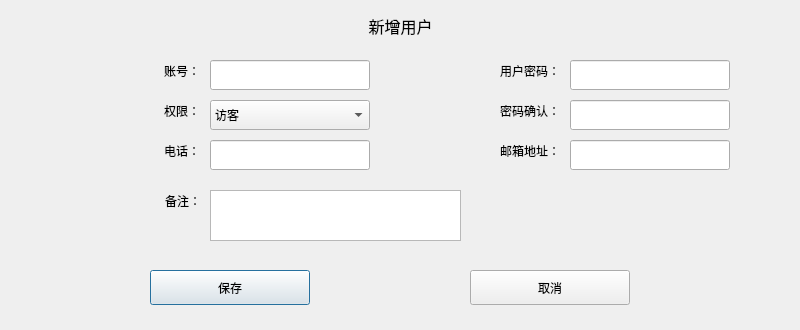
<?xml version="1.0" encoding="UTF-8"?>
<ui version="4.0">
 <class>NewUsrDlg</class>
 <widget class="QDialog" name="NewUsrDlg">
  <property name="geometry">
   <rect>
    <x>0</x>
    <y>0</y>
    <width>800</width>
    <height>330</height>
   </rect>
  </property>
  <property name="minimumSize">
   <size>
    <width>711</width>
    <height>330</height>
   </size>
  </property>
  <property name="maximumSize">
   <size>
    <width>800</width>
    <height>330</height>
   </size>
  </property>
  <property name="windowTitle">
   <string>新增用户</string>
  </property>
  <property name="styleSheet">
   <string notr="true">font: 12pt &quot;微软雅黑&quot;;</string>
  </property>
  <widget class="QLabel" name="label">
   <property name="geometry">
    <rect>
     <x>50</x>
     <y>60</y>
     <width>150</width>
     <height>21</height>
    </rect>
   </property>
   <property name="text">
    <string>账号：</string>
   </property>
   <property name="alignment">
    <set>Qt::AlignRight|Qt::AlignTrailing|Qt::AlignVCenter</set>
   </property>
  </widget>
  <widget class="QLineEdit" name="NamelineEdit">
   <property name="geometry">
    <rect>
     <x>210</x>
     <y>60</y>
     <width>160</width>
     <height>30</height>
    </rect>
   </property>
  </widget>
  <widget class="QLabel" name="label_2">
   <property name="geometry">
    <rect>
     <x>410</x>
     <y>60</y>
     <width>150</width>
     <height>21</height>
    </rect>
   </property>
   <property name="text">
    <string>用户密码：</string>
   </property>
   <property name="alignment">
    <set>Qt::AlignRight|Qt::AlignTrailing|Qt::AlignVCenter</set>
   </property>
  </widget>
  <widget class="QLineEdit" name="PwdlineEdit">
   <property name="geometry">
    <rect>
     <x>570</x>
     <y>60</y>
     <width>160</width>
     <height>30</height>
    </rect>
   </property>
   <property name="echoMode">
    <enum>QLineEdit::Password</enum>
   </property>
  </widget>
  <widget class="QLineEdit" name="pwd2lineEdit">
   <property name="geometry">
    <rect>
     <x>570</x>
     <y>100</y>
     <width>160</width>
     <height>30</height>
    </rect>
   </property>
   <property name="echoMode">
    <enum>QLineEdit::Password</enum>
   </property>
  </widget>
  <widget class="QLabel" name="label_3">
   <property name="geometry">
    <rect>
     <x>410</x>
     <y>100</y>
     <width>150</width>
     <height>21</height>
    </rect>
   </property>
   <property name="text">
    <string>密码确认：</string>
   </property>
   <property name="alignment">
    <set>Qt::AlignRight|Qt::AlignTrailing|Qt::AlignVCenter</set>
   </property>
  </widget>
  <widget class="QLabel" name="label_4">
   <property name="geometry">
    <rect>
     <x>50</x>
     <y>100</y>
     <width>150</width>
     <height>21</height>
    </rect>
   </property>
   <property name="text">
    <string>权限：</string>
   </property>
   <property name="alignment">
    <set>Qt::AlignRight|Qt::AlignTrailing|Qt::AlignVCenter</set>
   </property>
  </widget>
  <widget class="QComboBox" name="authcomboBox">
   <property name="geometry">
    <rect>
     <x>210</x>
     <y>100</y>
     <width>160</width>
     <height>30</height>
    </rect>
   </property>
   <item>
    <property name="text">
     <string>访客</string>
    </property>
   </item>
   <item>
    <property name="text">
     <string>管理员</string>
    </property>
   </item>
  </widget>
  <widget class="QLineEdit" name="TelephonelineEdit">
   <property name="geometry">
    <rect>
     <x>210</x>
     <y>140</y>
     <width>160</width>
     <height>30</height>
    </rect>
   </property>
  </widget>
  <widget class="QLabel" name="label_5">
   <property name="geometry">
    <rect>
     <x>50</x>
     <y>140</y>
     <width>150</width>
     <height>21</height>
    </rect>
   </property>
   <property name="text">
    <string>电话：</string>
   </property>
   <property name="alignment">
    <set>Qt::AlignRight|Qt::AlignTrailing|Qt::AlignVCenter</set>
   </property>
  </widget>
  <widget class="QLineEdit" name="EmaillineEdit">
   <property name="geometry">
    <rect>
     <x>570</x>
     <y>140</y>
     <width>160</width>
     <height>30</height>
    </rect>
   </property>
  </widget>
  <widget class="QLabel" name="label_6">
   <property name="geometry">
    <rect>
     <x>410</x>
     <y>140</y>
     <width>150</width>
     <height>21</height>
    </rect>
   </property>
   <property name="text">
    <string>邮箱地址：</string>
   </property>
   <property name="alignment">
    <set>Qt::AlignRight|Qt::AlignTrailing|Qt::AlignVCenter</set>
   </property>
  </widget>
  <widget class="QTextEdit" name="RemarkstextEdit">
   <property name="geometry">
    <rect>
     <x>210</x>
     <y>190</y>
     <width>251</width>
     <height>51</height>
    </rect>
   </property>
  </widget>
  <widget class="QLabel" name="label_7">
   <property name="geometry">
    <rect>
     <x>140</x>
     <y>190</y>
     <width>61</width>
     <height>21</height>
    </rect>
   </property>
   <property name="text">
    <string>备注：</string>
   </property>
   <property name="alignment">
    <set>Qt::AlignRight|Qt::AlignTrailing|Qt::AlignVCenter</set>
   </property>
  </widget>
  <widget class="QPushButton" name="saveBtn">
   <property name="geometry">
    <rect>
     <x>150</x>
     <y>270</y>
     <width>160</width>
     <height>35</height>
    </rect>
   </property>
   <property name="text">
    <string>保存</string>
   </property>
  </widget>
  <widget class="QPushButton" name="cancelBtn">
   <property name="geometry">
    <rect>
     <x>470</x>
     <y>270</y>
     <width>160</width>
     <height>35</height>
    </rect>
   </property>
   <property name="text">
    <string>取消</string>
   </property>
  </widget>
  <widget class="QLabel" name="Titlelabel">
   <property name="geometry">
    <rect>
     <x>300</x>
     <y>10</y>
     <width>201</width>
     <height>31</height>
    </rect>
   </property>
   <property name="font">
    <font>
     <family>微软雅黑</family>
     <pointsize>12</pointsize>
     <weight>50</weight>
     <italic>false</italic>
     <bold>false</bold>
    </font>
   </property>
   <property name="layoutDirection">
    <enum>Qt::LeftToRight</enum>
   </property>
   <property name="text">
    <string>新增用户</string>
   </property>
   <property name="alignment">
    <set>Qt::AlignCenter</set>
   </property>
  </widget>
 </widget>
 <resources/>
 <connections>
  <connection>
   <sender>cancelBtn</sender>
   <signal>clicked()</signal>
   <receiver>NewUsrDlg</receiver>
   <slot>close()</slot>
   <hints>
    <hint type="sourcelabel">
     <x>419</x>
     <y>287</y>
    </hint>
    <hint type="destinationlabel">
     <x>277</x>
     <y>164</y>
    </hint>
   </hints>
  </connection>
 </connections>
</ui>
